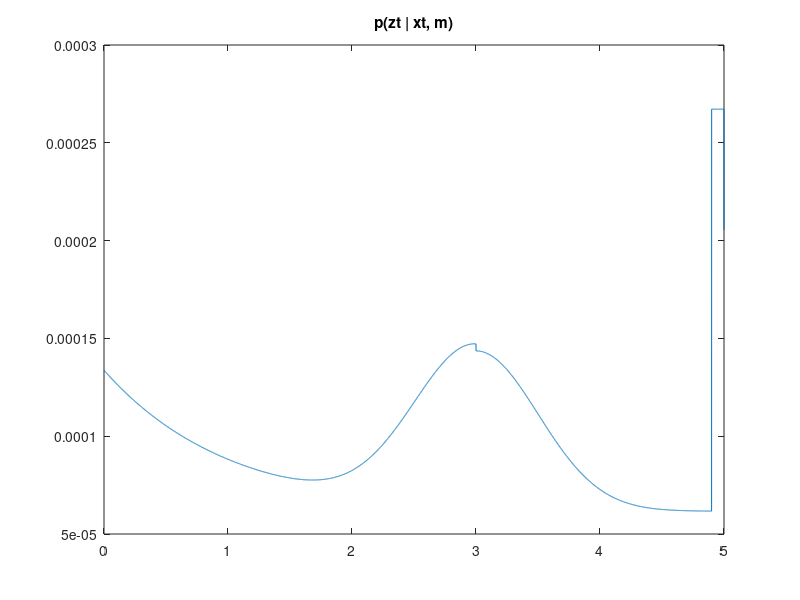

The MATLAB source for this figure:
function hw6_q1


function [q]=beam_range_finder_model(zt,K, Theta)

    
z_tk_star = 3;

z_hit=Theta(1);
z_short=Theta(2);
z_max=Theta(3);
z_rand=Theta(4);

sigma_hit=Theta(5); 
z_MAX = Theta(6);
lambda_short = Theta(7);

q=ones(1,K);

%%Multiply the probability with weight
for k = 1:K
    
    z_tk = zt(k);

    %%  TODO
    p1 = z_hit * p_hit(z_tk,z_tk_star,sigma_hit,z_MAX);
    p2 = z_short * p_short(z_tk,z_tk_star,lambda_short);
    p3 = z_max * p_max(z_tk,z_MAX);
    p4 = z_rand * p_rand(z_tk,z_MAX);
    q(k)= (p1+p2+p3+p4);
end
 
%% local measurement noise ——normal distribution p_hit
function [p_hit]=p_hit(z_tk,z_tk_star,sigma_hit,z_MAX)
%%  TODO

    if (0 <= z_tk && z_tk <= z_MAX)
        eta = normcdf([0 z_MAX], z_tk_star, sigma_hit); 
        eta = eta(2)-eta(1);
        p_hit = eta*normpdf(z_tk, z_tk_star, sigma_hit);
    else
        p_hit = 0;
    end 

end
 
%% unexpected objects —— exponential distribution
function [p_short]=p_short(z_tk,z_tk_star,lambda_short)
%%  TODO
     if (0 <= z_tk && z_tk <= z_tk_star) 
        eta = 1/(1-exp(-lambda_short*z_tk_star)); 
        mu = (1/lambda_short);
        p_short= eta*exppdf(z_tk,mu);
     else
        p_short=0;
     end
end
 
%% Failures
function [p_max]=p_max(z_tk,z_MAX)
%%  TODO
    if (abs(z_tk-z_MAX)<=0.1)
        p_max = 1;
    else
        p_max = 0;
    end
end
 
%% Random measurements
function [p_rand] = p_rand(z_tk,z_MAX)
%%  TODO

    if (0 <= z_tk && z_tk < z_MAX)
        p_rand = 1/z_MAX;
    else
        p_rand = 0;
    end

end
 
end


Theta1 = [0.85  0.05  0.05  0.05  0.1  5  1]; % parameter group 1
Theta2 = [0.50  0.15  0.15  0.20  0.5  5  1]; % parameter group 2
Theta3 = [0.45  0.05  0.25  0.25  0.5  5  1]; % parameter group 3
Theta4 = [0.45  0.05  0.25  0.25  0.5  5  1]; % parameter group 4
Theta5 = [0.15  0.10  0.30  0.45  0.5  5  1]; % parameter group 5

count = 10000; % samples
zt = linspace(0,5,count);

p = beam_range_finder_model(zt,count, Theta5);

figure(5);
plot(zt, p/sum(p(:)))
title('p(zt | xt, m)');

end